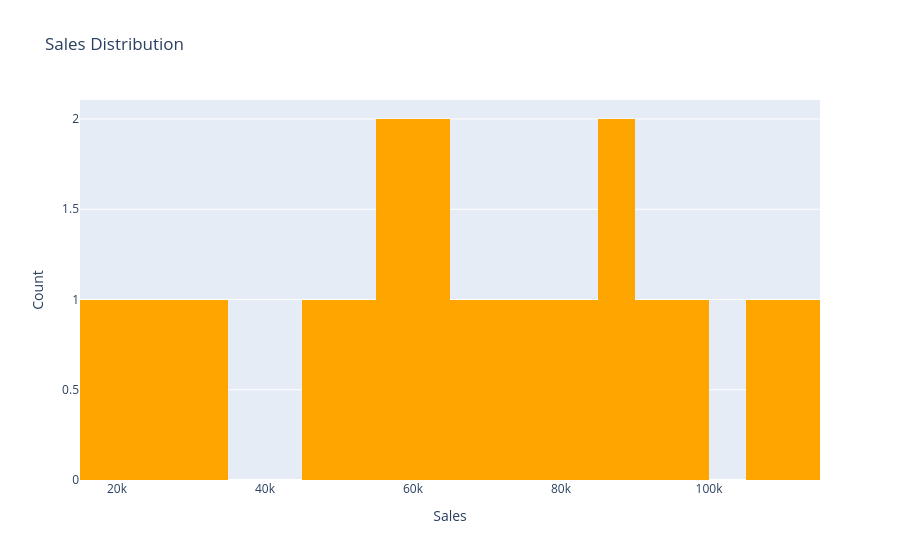

The notebook cell this image was saved under:
### Code cell
fig = px.histogram(
    df,
    x="Sales",
    nbins=20,
    title="Sales Distribution"
)
fig.update_traces(
    marker=dict(
        color="orange"
    )
)

fig.update_layout(
    xaxis_title="Sales",
    yaxis_title="Count"
)

fig.show()

### Figure 1 — Plotly figure (JSON) as saved in the notebook; plotly's stock layout.template omitted (floating-point values rounded to 4 significant figures)
{"data": [{"bingroup": "x", "hovertemplate": "Sales=%{x}<br>count=%{y}<extra></extra>", "legendgroup": "", "marker": {"color": "orange", "pattern": {"shape": ""}}, "name": "", "nbinsx": 20, "orientation": "v", "showlegend": false, "type": "histogram", "x": [85000, 62000, 18000, 92000, 48000, 70000, 55000, 98000, 22000, 51000, 76000, 60000, 105000, 25000, 82000, 57000, 112000, 68000, 89000, 30000], "xaxis": "x", "yaxis": "y"}], "layout": {"barmode": "relative", "legend": {"tracegroupgap": 0}, "title": {"text": "Sales Distribution"}, "xaxis": {"anchor": "y", "domain": [0, 1], "title": {"text": "Sales"}}, "yaxis": {"anchor": "x", "domain": [0, 1], "title": {"text": "Count"}}}}
